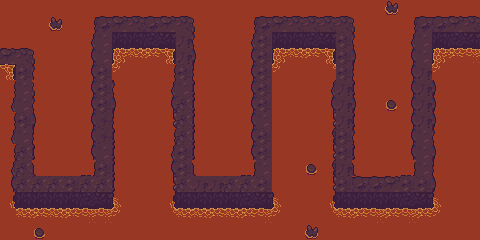

This is a level from a 2D game, rendered from its Tiled map with the project's own tilesets. A one-line summary and the complete map file follow:
An orthogonal 30x15 tile map with 16x16 px tiles, 2 tile layers (Waypoints, Level).

<map version="1.10" tiledversion="1.11.2" orientation="orthogonal" renderorder="right-down" width="30" height="15" tilewidth="16" tileheight="16" infinite="0" nextlayerid="3" nextobjectid="1">
 <editorsettings>
  <export target="map2.json" format="json" />
 </editorsettings>
 <tileset firstgid="1" name="Sprites" tilewidth="16" tileheight="16" tilecount="72" columns="8">
  <image source="map2.png" width="128" height="144" />
 </tileset>
 <layer id="1" name="Waypoints" width="30" height="15">
  <data encoding="csv">
0,0,0,0,0,0,0,0,0,0,0,0,0,0,0,0,0,0,0,0,0,0,0,0,0,0,0,0,0,0,
0,0,0,0,0,0,8,8,8,8,8,8,0,0,0,0,8,8,8,8,8,8,0,0,0,0,8,8,8,8,
0,0,0,0,0,0,8,0,0,0,0,8,0,0,0,0,8,0,0,0,0,8,0,0,0,0,8,0,0,0,
8,8,0,0,0,0,8,0,0,0,0,8,0,0,0,0,8,0,0,0,0,8,0,0,0,0,8,0,0,0,
0,8,0,0,0,0,8,0,0,0,0,8,0,0,0,0,8,0,0,0,0,8,0,0,0,0,8,0,0,0,
0,8,0,0,0,0,8,0,0,0,0,8,0,0,0,0,8,0,0,0,0,8,0,0,0,0,8,0,0,0,
0,8,0,0,0,0,8,0,0,0,0,8,0,0,0,0,8,0,0,0,0,8,0,0,0,0,8,0,0,0,
0,8,0,0,0,0,8,0,0,0,0,8,0,0,0,0,8,0,0,0,0,8,0,0,0,0,8,0,0,0,
0,8,0,0,0,0,8,0,0,0,0,8,0,0,0,0,8,0,0,0,0,8,0,0,0,0,8,0,0,0,
0,8,0,0,0,0,8,0,0,0,0,8,0,0,0,0,8,0,0,0,0,8,0,0,0,0,8,0,0,0,
0,8,0,0,0,0,8,0,0,0,0,8,0,0,0,0,8,0,0,0,0,8,0,0,0,0,8,0,0,0,
0,8,8,8,8,8,8,0,0,0,0,8,8,8,8,8,8,0,0,0,0,8,8,8,8,8,8,0,0,0,
0,0,0,0,0,0,0,0,0,0,0,0,0,0,0,0,0,0,0,0,0,0,0,0,0,0,0,0,0,0,
0,0,0,0,0,0,0,0,0,0,0,0,0,0,0,0,0,0,0,0,0,0,0,0,0,0,0,0,0,0,
0,0,0,0,0,0,0,0,0,0,0,0,0,0,0,0,0,0,0,0,0,0,0,0,0,0,0,0,0,0
</data>
 </layer>
 <layer id="2" name="Level" width="30" height="15">
  <data encoding="csv">
7,7,7,7,7,7,7,7,7,7,7,7,7,7,7,7,7,7,7,7,7,7,7,7,24,7,7,7,7,7,
7,7,7,24,7,9,3,4,5,3,4,5,15,7,7,9,3,4,5,5,5,5,15,7,7,9,3,3,4,5,
7,7,7,7,7,17,20,59,59,60,61,36,23,7,7,17,11,59,59,60,61,11,23,7,7,17,20,59,60,61,
4,5,15,7,7,25,20,62,67,68,58,36,31,7,7,25,11,62,67,68,58,11,31,7,7,25,20,62,68,69,
58,11,23,7,7,25,11,63,7,7,9,11,39,7,7,25,11,63,7,7,57,11,39,7,7,25,36,63,7,7,
9,20,15,7,7,25,11,23,7,7,17,20,47,7,7,25,11,7,7,7,17,36,47,7,7,25,36,31,7,7,
17,20,23,7,7,25,11,31,7,7,25,35,47,7,7,25,11,7,7,7,25,36,31,7,16,25,36,31,7,7,
9,11,31,7,7,25,27,39,7,7,33,35,47,7,7,25,20,7,7,7,33,36,47,7,7,25,36,31,7,7,
17,20,39,7,7,25,27,47,7,7,9,35,47,7,7,25,11,7,7,7,41,11,23,7,7,25,20,23,7,7,
9,35,47,7,7,25,20,47,7,7,17,11,47,7,7,25,11,7,7,7,33,11,47,7,7,25,20,31,7,7,
17,35,6,7,7,2,11,47,7,7,25,11,6,7,7,2,20,7,7,16,41,36,6,7,7,2,20,39,7,7,
25,35,35,35,11,35,35,47,7,7,33,35,36,36,35,35,11,7,7,7,33,11,3,3,4,11,11,31,7,7,
49,59,59,59,59,60,61,55,7,7,49,59,59,59,59,60,61,55,7,7,49,59,59,59,59,60,61,55,7,7,
7,67,68,67,68,69,69,63,7,7,57,67,67,68,67,68,69,63,7,7,57,67,68,69,68,69,68,63,7,7,
7,7,16,7,7,7,7,7,7,7,7,7,7,7,7,7,7,7,7,24,7,7,7,7,7,7,7,7,7,7
</data>
 </layer>
</map>
